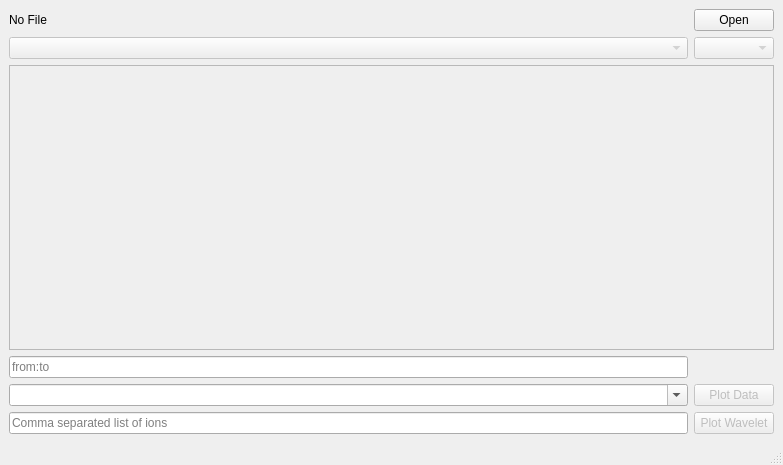
<?xml version="1.0" encoding="UTF-8"?>
<ui version="4.0">
 <class>MainWindow</class>
 <widget class="QMainWindow" name="MainWindow">
  <property name="geometry">
   <rect>
    <x>0</x>
    <y>0</y>
    <width>783</width>
    <height>465</height>
   </rect>
  </property>
  <property name="windowTitle">
   <string>MainWindow</string>
  </property>
  <widget class="QWidget" name="centralwidget">
   <layout class="QGridLayout" name="gridLayout_2">
    <item row="0" column="0">
     <layout class="QGridLayout" name="gridLayout">
      <item row="8" column="3">
       <widget class="QPushButton" name="buttonPlotWavelet">
        <property name="enabled">
         <bool>false</bool>
        </property>
        <property name="text">
         <string>Plot Wavelet</string>
        </property>
       </widget>
      </item>
      <item row="0" column="2">
       <widget class="QLabel" name="currentFile">
        <property name="text">
         <string>No File</string>
        </property>
       </widget>
      </item>
      <item row="1" column="2">
       <widget class="QComboBox" name="listTime">
        <property name="enabled">
         <bool>false</bool>
        </property>
       </widget>
      </item>
      <item row="0" column="3">
       <widget class="QPushButton" name="buttonOpenDataFile">
        <property name="sizePolicy">
         <sizepolicy hsizetype="Minimum" vsizetype="Fixed">
          <horstretch>0</horstretch>
          <verstretch>0</verstretch>
         </sizepolicy>
        </property>
        <property name="text">
         <string>Open</string>
        </property>
       </widget>
      </item>
      <item row="1" column="3">
       <widget class="QComboBox" name="listData">
        <property name="enabled">
         <bool>false</bool>
        </property>
       </widget>
      </item>
      <item row="7" column="3">
       <widget class="QPushButton" name="buttonPlotData">
        <property name="enabled">
         <bool>false</bool>
        </property>
        <property name="text">
         <string>Plot Data</string>
        </property>
       </widget>
      </item>
      <item row="8" column="2">
       <widget class="QLineEdit" name="chemical">
        <property name="enabled">
         <bool>true</bool>
        </property>
        <property name="sizePolicy">
         <sizepolicy hsizetype="Preferred" vsizetype="Fixed">
          <horstretch>0</horstretch>
          <verstretch>0</verstretch>
         </sizepolicy>
        </property>
        <property name="text">
         <string/>
        </property>
        <property name="maxLength">
         <number>250</number>
        </property>
        <property name="placeholderText">
         <string>Comma separated list of ions</string>
        </property>
       </widget>
      </item>
      <item row="4" column="2" colspan="2">
       <widget class="QTableView" name="dataView">
        <property name="enabled">
         <bool>false</bool>
        </property>
       </widget>
      </item>
      <item row="6" column="2">
       <widget class="QLineEdit" name="range">
        <property name="placeholderText">
         <string>from:to</string>
        </property>
       </widget>
      </item>
      <item row="7" column="2">
       <widget class="QComboBox" name="dateFormat">
        <property name="editable">
         <bool>true</bool>
        </property>
        <item>
         <property name="text">
          <string/>
         </property>
        </item>
        <item>
         <property name="text">
          <string>%Y-%m-%d %H:%M:%S.%f</string>
         </property>
        </item>
        <item>
         <property name="text">
          <string>%Y-%m-%dT%H:%M:%S.%fZ</string>
         </property>
        </item>
        <item>
         <property name="text">
          <string>%Y %m %d %H %M %S.%f</string>
         </property>
        </item>
       </widget>
      </item>
     </layout>
    </item>
   </layout>
  </widget>
  <widget class="QMenuBar" name="menubar">
   <property name="geometry">
    <rect>
     <x>0</x>
     <y>0</y>
     <width>783</width>
     <height>21</height>
    </rect>
   </property>
  </widget>
  <widget class="QStatusBar" name="statusbar"/>
 </widget>
 <resources/>
 <connections/>
</ui>
